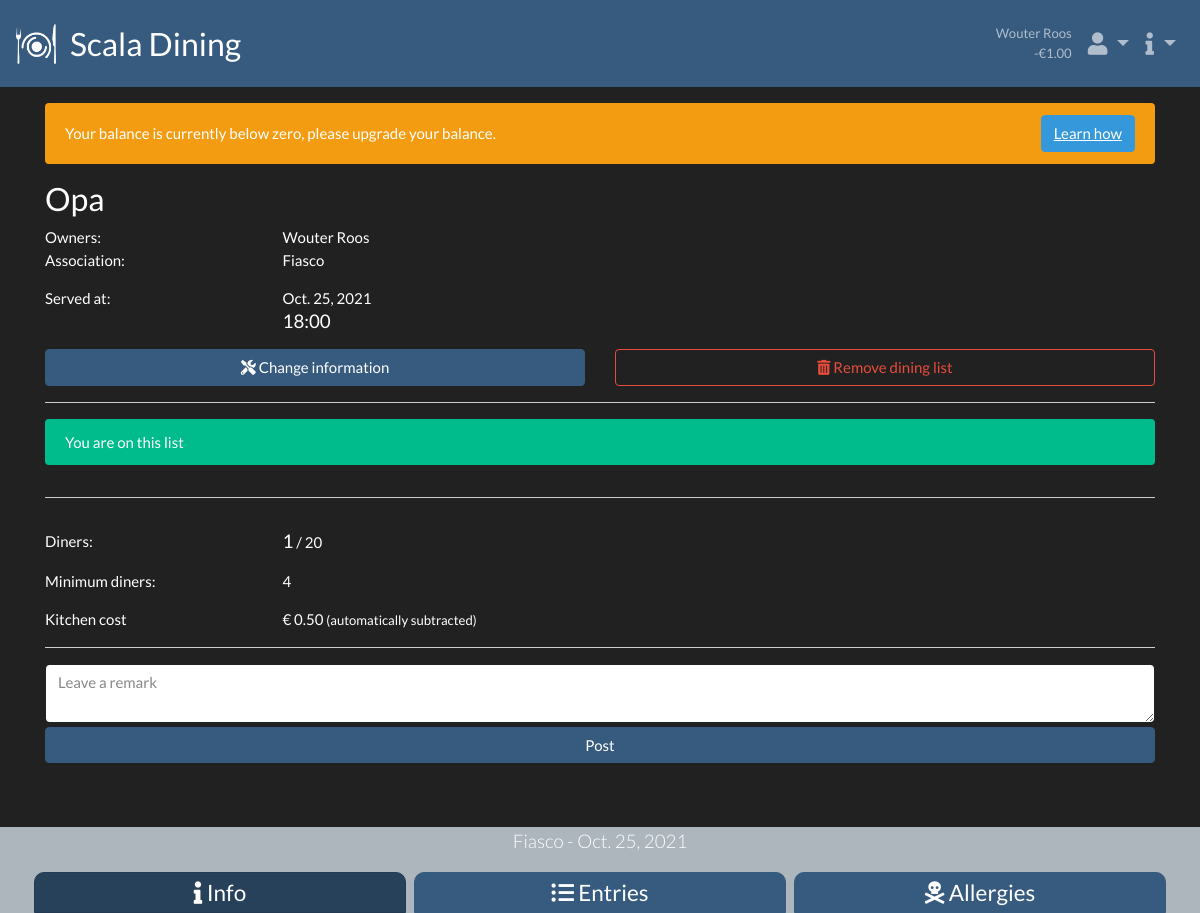
The page /2021/10/25/fiasco/ (signed in) on the database its author committed.
### userdetails/models.py (models this page shows, shortened)
class User(AbstractUser):
    email = models.EmailField("email address", unique=True)
    def __str__(self):
        return "{} {}".format(self.first_name, self.last_name).strip() or "@{}".format(self.username)
    @cached_property
    def boards(self):
        return Association.objects.filter(user=self).all()
    @cached_property
    def requires_action(self):
        for board in self.boards:
            if board.requires_action:
                return True
        return False
    @cached_property
    def requires_information_updates(self):
        from general.views import SiteUpdateView
        return SiteUpdateView.has_new_update(self)
    @cached_property
    def requires_information_rules(self):
        from general.views import RulesPageView
        return RulesPageView.has_new_update(self)
    def has_any_perm(self):
        for group in self.groups.all():
            if group.permissions.count() > 0:
                return True
        if self.user_permissions.count() > 0:
            return True
        return False
    def has_admin_site_access(self):
        return self.is_active and (self.has_any_perm() or self.is_superuser)
    def get_verified_memberships(self):
        return self.usermembership_set.filter(is_verified=True)
    def has_min_balance_exception(self):
        exceptions = [membership.association.has_min_exception for membership in self.get_verified_memberships()]
        return True in exceptions

### creditmanagement/models.py (models this page shows, shortened)
class Account(models.Model):
    user = models.OneToOneField(User, on_delete=models.CASCADE, blank=True, null=True)
    association = models.OneToOneField(Association, on_delete=models.CASCADE, blank=True, null=True)
    SPECIAL_ACCOUNTS = [
        ('kitchen_cost', 'Kitchen cost'),
    ]
    SPECIAL_ACCOUNT_DESCRIPTION = {
        'kitchen_cost': "Account which receives the kitchen payments. "
                        "The balance indicates the money that is payed for kitchen usage "
                        "(minus withdraws from this account).",
    }
    special = models.CharField(max_length=30, unique=True, blank=True, null=True, default=None, choices=SPECIAL_ACCOUNTS)
    def get_balance(self) -> Decimal:
        tx = Transaction.objects.filter_valid()
        source_sum = tx.filter(source=self).aggregate(sum=Sum('amount'))['sum'] or Decimal('0.00')
        target_sum = tx.filter(target=self).aggregate(sum=Sum('amount'))['sum'] or Decimal('0.00')
        return target_sum - source_sum
    get_balance.short_description = "Balance"  # (used in admin site)

### dining/models.py (models this page shows, shortened)
class DiningList(models.Model):
    date = models.DateField()
    """Todo: the date+association combination determines the URL. This makes it impossible to have multiple dining lists
    of the same association on the same day. Probably need to change that"""
    association = models.ForeignKey(Association, on_delete=models.PROTECT)
    owners = models.ManyToManyField(settings.AUTH_USER_MODEL, related_name='owned_dining_lists',
                                    help_text='Owners can manage the dining list.')
    sign_up_deadline = models.DateTimeField(help_text="The time before users need to sign up.")
    serve_time = models.TimeField(default=time(18, 00))
    dish = models.CharField(default="", max_length=100, blank=True, help_text="The dish made")
    adjustable_duration = models.DurationField(
        default=settings.TRANSACTION_PENDING_DURATION,
        help_text="The amount of time the dining list can be adjusted after its date")
    limit_signups_to_association_only = models.BooleanField(
        default=False, help_text="Whether only members of the given association can sign up")
    kitchen_cost = models.DecimalField(decimal_places=2, verbose_name="kitchen cost per person", max_digits=10,
                                       default=settings.KITCHEN_COST, validators=[MinValueValidator(Decimal('0.00'))])
    dining_cost = models.DecimalField(decimal_places=2, verbose_name="dinner cost per person", max_digits=5,
                                      blank=True, null=True, default=None,
                                      validators=[MinValueValidator(Decimal('0.00'))])
    auto_pay = models.BooleanField(default=False)
    payment_link = models.CharField(blank=True, max_length=100, help_text="Link for payment, e.g. a Tikkie link.")
    min_diners = models.IntegerField(default=4, validators=[MaxValueValidator(settings.MAX_SLOT_DINER_MINIMUM)])
    max_diners = models.IntegerField(default=20, validators=[MinValueValidator(settings.MIN_SLOT_DINER_MAXIMUM)])
    diners = models.ManyToManyField(User, through='DiningEntry', through_fields=('dining_list', 'user'))
    objects = DiningListManager()
    def is_owner(self, user: User) -> bool:
        return self.owners.filter(pk=user.pk).exists()
    def is_adjustable(self):
        days_since_date = (self.date + self.adjustable_duration)
        return days_since_date >= timezone.now().date()
    is_adjustable.boolean = True
    def is_open(self):
        return timezone.now() < self.sign_up_deadline
    def internal_dining_entries(self):
        return DiningEntryUser.objects.filter(dining_list=self)

### dining/views.py (the view, shortened to what this page needs)
# urls.py: path('', views.SlotInfoView.as_view(), name='slot_details'),
class SlotInfoView(SlotMixin, TemplateView):
    template_name = "dining_lists/dining_slot_info.html"
    def get_context_data(self, **kwargs):
        context = super().get_context_data(**kwargs)
        context['comments'] = self.dining_list.diningcomment_set.order_by('-pinned_to_top', 'timestamp').all()
        context['last_visited'] = DiningCommentVisitTracker.get_latest_visit(
            user=self.request.user,
            dining_list=self.dining_list,
            update=True)
        from django.db.models import CharField
        from django.db.models.functions import Length
        CharField.register_lookup(Length)
        context['number_of_allergies'] = self.dining_list.internal_dining_entries().filter(
            user__userdiningsettings__allergies__length__gte=1).count()
        return context

### assets/templates/dining_lists/dining_slot_info.html (shortened to what this page needs)
{% extends 'dining_lists/dining_slot.html' %}
{% load dining_tags %}
{% block tab_info %}active{% endblock %}
{% block details %}
    <div class="row">
        <div class="col-md-10">
            <h3>{{ dining_list.dish }}</h3>
            <div class="row">
                <div class="col-3">Owners:</div>
                <div class="col-9">
                    {% if not dining_list.owners.exists %}
                        There are no owners
                    {% else %}
                        {{ dining_list.owners.all|join:", " }}
                    {% endif %}
                </div>
            </div>
            <div class="row">
                <div class="col-3">Association:</div>
                <div class="col-9">{{ dining_list.association }}</div>
            </div>
            <div class="row mt-3">
                <div class="col-3">Served at:</div>
                <div class="col-9">
                    {{ dining_list.date }}<br>
                    <span class="h5">{{ dining_list.serve_time|date:"H:i" }}</span>
                </div>
            </div>
        </div>
        <div class="col-md-2 d-none d-md-flex">
        </div>
    </div>
    {% if dining_list|is_owner:user %}
        <div class="row mt-3">
            <div class="col-md">
                {% url 'slot_change' day=date.day month=date.month year=date.year identifier=dining_list.association.slug as url %}
                <a class="btn btn-primary btn-block" href="{{ url }}">
                    <i class="fas fa-tools"></i> Change information
                </a>
            </div>
            {% if dining_list|is_owner:user and dining_list.diners.count < dining_list.min_diners %}
                <div class="col-md">
                    {% url "slot_delete" year=date.year month=date.month day=date.day identifier=dining_list.association.slug as url %}
                    <a href="{{ url }}" class="btn btn-outline-danger btn-block">
                        <i class="fas fa-trash-alt"></i> Remove dining list
                    </a>
                </div>
            {% endif %}
        </div>
    {% endif %}
    <hr>
    {% if dining_list|has_joined:user %}
        <div class="alert alert-success">You are on this list</div>
    {% elif dining_list|can_join:user %}
        <div class="alert alert-warning">You are not on the dining list</div>
    {% else %}
        <div class="alert alert-danger">
            You are not on this list and can't join: {{ dining_list|cant_join_reason:user }}
        </div>
    {% endif %}
    <hr>
    <div class="row">
        <div class="col-md-10">
            <div class="row mt-3">
                <div class="col-3">Diners:</div>
                <div class="col-3">
                    <span class="h5">{{ dining_list.dining_entries.count }}</span> / {{ dining_list.max_diners }}
                </div>
                <div class="col-6">
                </div>
            </div>
            {% if dining_list.dining_entries.count < dining_list.min_diners %}
                <div class="row mt-3">
                    <div class="col-3">Minimum diners:</div>
                    <div class="col-9">{{ dining_list.min_diners }}</div>
                </div>
            {% endif %}
            <div class="row mt-3">
                <div class="col-3">Kitchen cost</div>
                <div class="col-9">
                    € {{ dining_list.kitchen_cost }} <span class="small">(automatically subtracted)</span>
                </div>
            </div>
        </div>
    </div>
    <hr>
    {% url 'slot_details' day=date.day month=date.month year=date.year identifier=dining_list.association.slug as url %}
    <form method="post" action="{{ url }}">
        <textarea name="message" class="form-control" placeholder="Leave a remark"></textarea>
        <button type="submit" class="btn btn-block btn-primary mt-1">Post</button>
    </form>
{% endblock details %}

### assets/templates/dining_lists/dining_slot.html (shortened to what this page needs)
{% extends 'base.html' %}
{% load static %}
{% block head %}
    <link rel="stylesheet" href="{% static 'css/dining_v2.css' %}">
{% endblock %}
{% block content %}
    <div style="margin-bottom: 150px;">{% block details%}{% endblock details %}</div>
    <div class="fixed-bottom bg-light">
        <div class="container text-center">
            <p class="lead">
                {{ dining_list.association }} - {{ dining_list.date }}
            </p>
            <div class="row">
                <div class="col px-1">
                    <a class="btn btn-primary btn-block dining-nav {% block tab_info %}{% endblock %}"
                       href="{% url 'slot_details' day=date.day month=date.month year=date.year identifier=dining_list.association.slug %}">
                        <span class="h4">
                            <i class="fas fa-info"></i>
                            <span class="d-none d-md-inline">Info</span>
                        </span>
                    </a>
                </div>
                <div class="col px-1">
                    <a class="btn btn-primary btn-block dining-nav {% block tab_list %}{% endblock %}"
                       href="{% url 'slot_list' day=date.day month=date.month year=date.year identifier=dining_list.association.slug %}">
                        <span class="h4">
                            <i class="fas fa-list-ul"></i>
                            <span class="d-none d-md-inline">Entries</span>
                        </span>
                    </a>
                </div>
                <div class="col px-1">
                    <a class="btn btn-primary btn-block dining-nav {% block tab_allergy %}{% endblock %}"
                       href="{% url 'slot_allergy' day=date.day month=date.month year=date.year identifier=dining_list.association.slug %}">
                        <span class="h4">
                            <i class="fas fa-skull-crossbones"></i>
                            <span class="d-none d-md-inline">Allergies</span>
                        </span>
                    </a>
                </div>
            </div>
        </div>
    </div>
{% endblock %}

### assets/templates/base.html (shortened to what this page needs)
{% extends 'base_no_navbar.html' %}
{% load credit_tags %}
{% load static %}
{% block body %}
    <nav class="navbar navbar-expand navbar-dark bg-primary">
        <a href="{% url 'index' %}" class="navbar-brand mr-auto">
            <img src="{% static "images/Scala_dining.png" %}" height="40" alt="Scala Dining">
            <span class="h3 d-none d-lg-inline"
                  style="line-height: 40px; vertical-align: middle; margin: 0 0 0 10px"> Scala Dining</span>
        </a>
        {% with justify="d-flex justify-content-between align-items-center" %}
            {% if user.is_authenticated %}
                <span class="navbar-text small text-right px-2">
                    {{ user }}<br>
                    {{ user.account.get_balance|euro }}
                </span>
                <div class="navbar-nav">
                    <div class="nav-item dropdown">
                        <a class="nav-link dropdown-toggle h4 mb-0" href="#" data-toggle="dropdown">
                            <i class="fas fa-user"></i>
                        </a>
                    </div>
                    <div class="nav-item dropdown">
                        <a class="nav-link dropdown-toggle h4 mb-0" href="#" data-toggle="dropdown">
                            <i class="fas fa-info"></i>
                        </a>
                    </div>
                </div>
            {% endif %}
        {% endwith %}
    </nav>
    <div class="container mt-3 mb-5">
        {% include 'snippets/negative_balance_alert.html' %}
        {% block content %}{% endblock %}
    </div>
{% endblock %}

### rows shown on the page
User: first_name+last_name "Wouter Roos", account.get_balance|euro "-€1.00"
DiningList: dish "Opa", owners.all "Wouter Roos", association "Fiasco", date "Oct. 25, 2021", serve_time "18:00", dining_entries.count "1", max_diners "20", min_diners "4", kitchen_cost "0.50"
